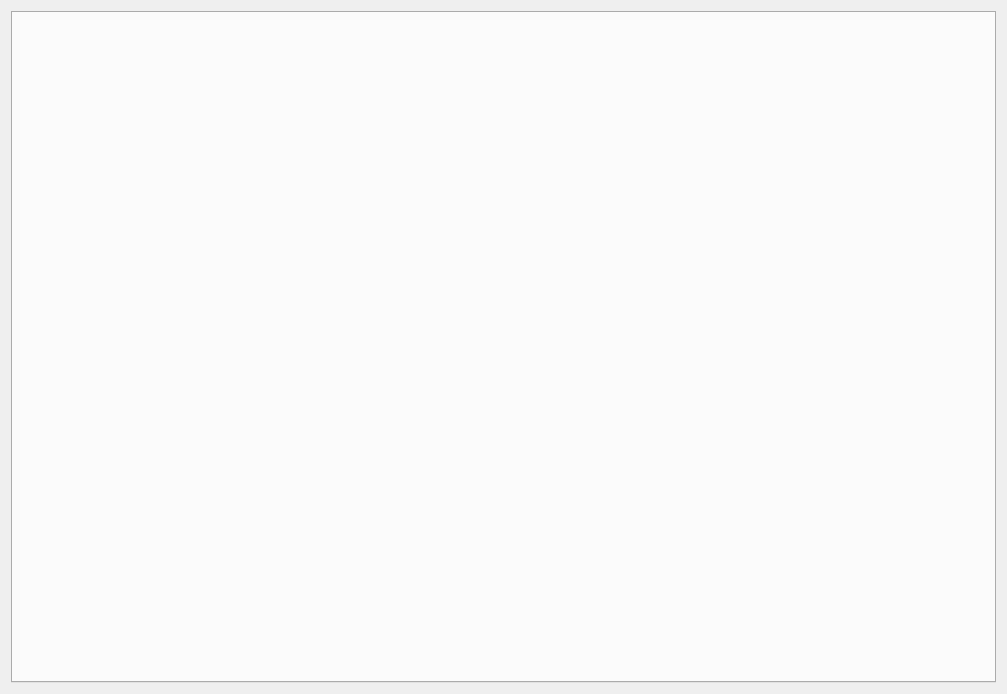
<?xml version="1.0" encoding="UTF-8"?>
<ui version="4.0">
 <class>Tab</class>
 <widget class="QWidget" name="Tab">
  <property name="geometry">
   <rect>
    <x>0</x>
    <y>0</y>
    <width>1007</width>
    <height>694</height>
   </rect>
  </property>
  <property name="windowTitle">
   <string>Identity</string>
  </property>
  <layout class="QGridLayout" name="gridLayout">
   <item row="0" column="0">
    <widget class="QTabWidget" name="tabWidget">
     <property name="tabPosition">
      <enum>QTabWidget::West</enum>
     </property>
    </widget>
   </item>
  </layout>
 </widget>
 <resources/>
 <connections/>
</ui>
